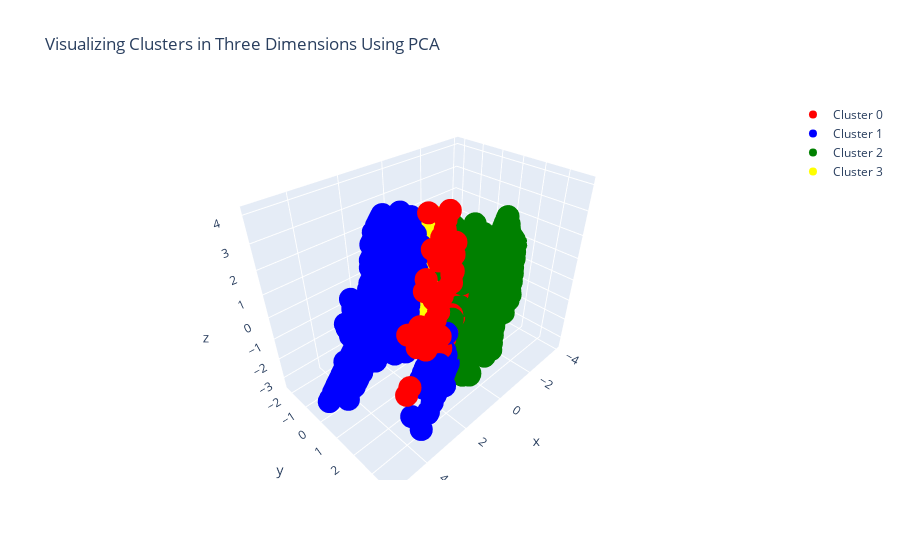

Write notebook code for a chart like this one.
### Markdown cell above
### 3-D

### Code cell
#Instructions for building the 3-D plot

#trace1 is for 'Cluster 0'
trace1 = go.Scatter3d(
                    x = cluster0["PC1_3d"],
                    y = cluster0["PC2_3d"],
                    z = cluster0["PC3_3d"],
                    mode = "markers",
                    name = "Cluster 0",
                    marker = dict(color = 'red'),
                    text = None)

#trace2 is for 'Cluster 1'
trace2 = go.Scatter3d(
                    x = cluster1["PC1_3d"],
                    y = cluster1["PC2_3d"],
                    z = cluster1["PC3_3d"],
                    mode = "markers",
                    name = "Cluster 1",
                    marker = dict(color = 'blue'),
                    text = None)

#trace3 is for 'Cluster 2'
trace3 = go.Scatter3d(
                    x = cluster2["PC1_3d"],
                    y = cluster2["PC2_3d"],
                    z = cluster2["PC3_3d"],
                    mode = "markers",
                    name = "Cluster 2",
                    marker = dict(color = 'green'),
                    text = None)

#trace4 is for 'Cluster 3'
trace4 = go.Scatter3d(
                    x = cluster3["PC1_3d"],
                    y = cluster3["PC2_3d"],
                    z = cluster3["PC3_3d"],
                    mode = "markers",
                    name = "Cluster 3",
                    marker = dict(color = 'yellow'),
                    text = None)


data = [trace1, trace2, trace3, trace4]

title = "Visualizing Clusters in Three Dimensions Using PCA"

layout = dict(title = title,
              xaxis= dict(title= 'PC1',ticklen= 5,zeroline= False),
              yaxis= dict(title= 'PC2',ticklen= 5,zeroline= False)
             )

fig = dict(data = data, layout = layout)

iplot(fig)

### Figure 1 — Plotly figure (JSON) as saved in the notebook; plotly's stock layout.template omitted (floating-point values rounded to 4 significant figures; data arrays with more than 128 entries replaced by an {"elided": "..."} marker saying what was removed)
{"data": [{"marker": {"color": "red"}, "mode": "markers", "name": "Cluster 0", "type": "scatter3d", "x": [1.189, 2.365, 2.458, 1.189, 1.301, 1.226, 1.082, 0.09847, 1.143, 1.738, 1.014, 3.48, 2.923, -0.5134, 0.3447, 1.791, 2.095, 1.319, 3.329, -0.1741, 2.693, 1.557, 4.108, 2.958, 1.176, 1.925, 2.383, 1.553, 1.051, 0.7915, 3.21, 4.307, 3.128, 3.108, 1.022, 1.527, 1.849, 2.545, 1.516, 4.109, 0.1843, 2.553, 1.943, 1.242, 1.558, 1.806, 2.17, 1.773, 2.232, 1.149, 1.626, 1.933, 0.9112, 3.221, 2.009, 1.165, 1.471, 2.734, 2.325], "y": [2.341, 2.65, 2.807, 2.001, 2.079, 1.452, 2.485, 2.257, 2.327, 2.303, 2.201, 3.047, 2.955, 1.787, 2.335, 1.73, 2.905, 2.425, 2.914, 0.8234, 2.292, 2.245, 3.359, 2.994, 2.337, 2.581, 2.997, 2.69, 2.411, 2.088, 2.89, 3.422, 2.232, 3.042, 2.231, 2.151, 2.338, 2.835, 2.41, 3.36, 2.071, 2.837, 2.856, 2.358, 2.245, 2.544, 2.9, 2.76, 2.735, 2.328, 2.713, 2.598, 1.913, 2.965, 2.877, 1.22, 2.706, 2.612, 2.907], "z": [2.087, 1.771, 1.11, 3.863, 3.589, 2.6, 1.275, -0.9275, 2.12, 2.891, 2.606, 0.7498, 0.7945, 0.7796, -1.098, 1.813, 0.1787, 1.8, 1.247, 2.066, -0.09287, 3.015, -0.2746, 0.511, 2.097, 1.678, -0.01339, 0.7485, 1.591, 2.956, 1.325, -0.4132, 0.5374, 0.4077, 2.653, 3.434, 2.817, 1.052, -0.3821, -0.2772, 0.192, 1.046, 0.2831, 2.052, 3.014, 1.76, 0.3235, 0.6002, 1.266, 2.114, 0.6977, 1.667, 4.054, 0.9252, 0.2379, 3.821, 0.6046, 2.246, 0.4156]}, {"marker": {"color": "blue"}, "mode": "markers", "name": "Cluster 1", "type": "scatter3d", "x": {"elided": "1862 float values"}, "y": {"elided": "1862 float values"}, "z": {"elided": "1862 float values"}}, {"marker": {"color": "green"}, "mode": "markers", "name": "Cluster 2", "type": "scatter3d", "x": {"elided": "1304 float values"}, "y": {"elided": "1304 float values"}, "z": {"elided": "1304 float values"}}, {"marker": {"color": "yellow"}, "mode": "markers", "name": "Cluster 3", "type": "scatter3d", "x": {"elided": "1775 float values"}, "y": {"elided": "1775 float values"}, "z": {"elided": "1775 float values"}}], "layout": {"title": {"text": "Visualizing Clusters in Three Dimensions Using PCA"}, "xaxis": {"ticklen": 5, "title": {"text": "PC1"}, "zeroline": false}, "yaxis": {"ticklen": 5, "title": {"text": "PC2"}, "zeroline": false}}}
